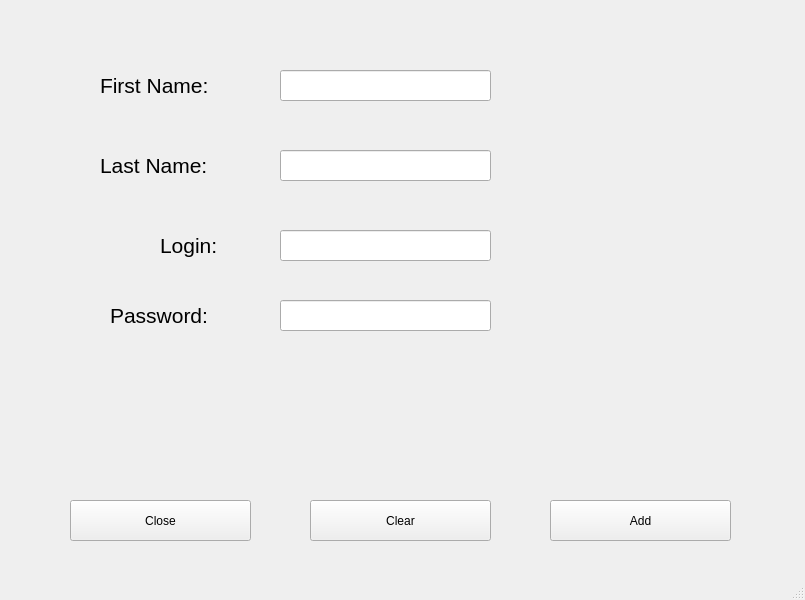
<?xml version="1.0" encoding="UTF-8"?>
<ui version="4.0">
 <class>AddUser</class>
 <widget class="QMainWindow" name="AddUser">
  <property name="geometry">
   <rect>
    <x>0</x>
    <y>0</y>
    <width>805</width>
    <height>600</height>
   </rect>
  </property>
  <property name="windowTitle">
   <string>AddUser</string>
  </property>
  <widget class="QWidget" name="centralwidget">
   <widget class="QPushButton" name="Clear">
    <property name="geometry">
     <rect>
      <x>310</x>
      <y>500</y>
      <width>181</width>
      <height>41</height>
     </rect>
    </property>
    <property name="text">
     <string>Clear</string>
    </property>
   </widget>
   <widget class="QPushButton" name="AddUser_2">
    <property name="geometry">
     <rect>
      <x>550</x>
      <y>500</y>
      <width>181</width>
      <height>41</height>
     </rect>
    </property>
    <property name="text">
     <string>Add</string>
    </property>
   </widget>
   <widget class="QLineEdit" name="UsenName">
    <property name="geometry">
     <rect>
      <x>280</x>
      <y>70</y>
      <width>211</width>
      <height>31</height>
     </rect>
    </property>
    <property name="inputMask">
     <string/>
    </property>
   </widget>
   <widget class="QPushButton" name="Close">
    <property name="geometry">
     <rect>
      <x>70</x>
      <y>500</y>
      <width>181</width>
      <height>41</height>
     </rect>
    </property>
    <property name="text">
     <string>Close</string>
    </property>
   </widget>
   <widget class="QLineEdit" name="UserLastName">
    <property name="geometry">
     <rect>
      <x>280</x>
      <y>150</y>
      <width>211</width>
      <height>31</height>
     </rect>
    </property>
    <property name="inputMask">
     <string/>
    </property>
   </widget>
   <widget class="QLineEdit" name="UserLogin">
    <property name="geometry">
     <rect>
      <x>280</x>
      <y>230</y>
      <width>211</width>
      <height>31</height>
     </rect>
    </property>
    <property name="inputMask">
     <string/>
    </property>
   </widget>
   <widget class="QLineEdit" name="UserPassword">
    <property name="geometry">
     <rect>
      <x>280</x>
      <y>300</y>
      <width>211</width>
      <height>31</height>
     </rect>
    </property>
    <property name="inputMask">
     <string/>
    </property>
   </widget>
   <widget class="QLabel" name="label">
    <property name="geometry">
     <rect>
      <x>100</x>
      <y>70</y>
      <width>181</width>
      <height>31</height>
     </rect>
    </property>
    <property name="font">
     <font>
      <pointsize>16</pointsize>
     </font>
    </property>
    <property name="text">
     <string>First Name:</string>
    </property>
   </widget>
   <widget class="QLabel" name="label_2">
    <property name="geometry">
     <rect>
      <x>100</x>
      <y>150</y>
      <width>181</width>
      <height>31</height>
     </rect>
    </property>
    <property name="font">
     <font>
      <pointsize>16</pointsize>
     </font>
    </property>
    <property name="text">
     <string>Last Name:</string>
    </property>
   </widget>
   <widget class="QLabel" name="label_3">
    <property name="geometry">
     <rect>
      <x>160</x>
      <y>230</y>
      <width>181</width>
      <height>31</height>
     </rect>
    </property>
    <property name="font">
     <font>
      <pointsize>16</pointsize>
     </font>
    </property>
    <property name="text">
     <string>Login:</string>
    </property>
   </widget>
   <widget class="QLabel" name="label_4">
    <property name="geometry">
     <rect>
      <x>110</x>
      <y>300</y>
      <width>181</width>
      <height>31</height>
     </rect>
    </property>
    <property name="font">
     <font>
      <pointsize>16</pointsize>
     </font>
    </property>
    <property name="text">
     <string>Password:</string>
    </property>
   </widget>
  </widget>
  <widget class="QMenuBar" name="menubar">
   <property name="geometry">
    <rect>
     <x>0</x>
     <y>0</y>
     <width>805</width>
     <height>26</height>
    </rect>
   </property>
  </widget>
  <widget class="QStatusBar" name="statusbar"/>
 </widget>
 <resources/>
 <connections/>
</ui>
